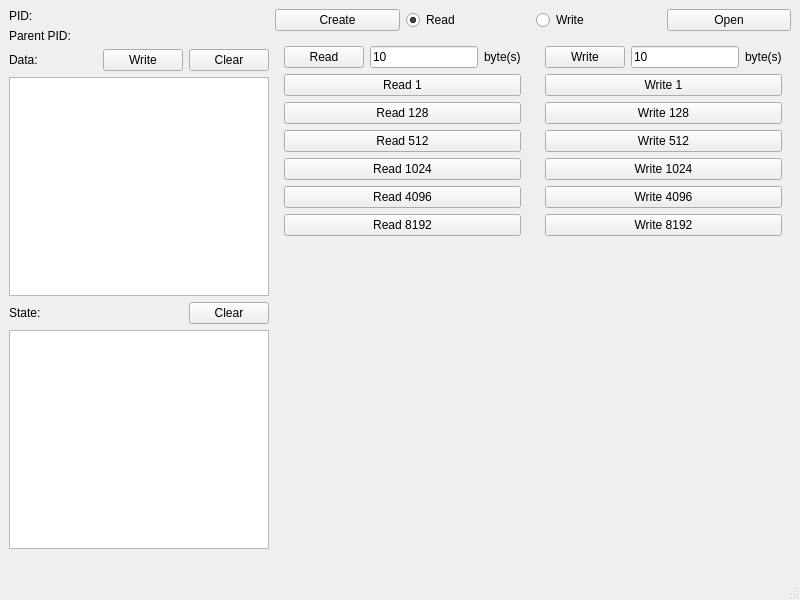
<?xml version="1.0" encoding="UTF-8"?>
<ui version="4.0">
 <class>MainWindow</class>
 <widget class="QMainWindow" name="MainWindow">
  <property name="geometry">
   <rect>
    <x>0</x>
    <y>0</y>
    <width>800</width>
    <height>600</height>
   </rect>
  </property>
  <property name="windowTitle">
   <string>namedPipe(FIFO)</string>
  </property>
  <widget class="QWidget" name="centralwidget">
   <layout class="QHBoxLayout" name="horizontalLayout_7">
    <item>
     <layout class="QVBoxLayout" name="verticalLayout_3">
      <item>
       <widget class="QLabel" name="PIDLabel">
        <property name="text">
         <string>PID: </string>
        </property>
       </widget>
      </item>
      <item>
       <widget class="QLabel" name="parentPIDLabel">
        <property name="text">
         <string>Parent PID: </string>
        </property>
       </widget>
      </item>
      <item>
       <layout class="QHBoxLayout" name="horizontalLayout_2">
        <item>
         <widget class="QLabel" name="label_2">
          <property name="text">
           <string>Data:</string>
          </property>
         </widget>
        </item>
        <item>
         <spacer name="horizontalSpacer">
          <property name="orientation">
           <enum>Qt::Horizontal</enum>
          </property>
          <property name="sizeHint" stdset="0">
           <size>
            <width>40</width>
            <height>20</height>
           </size>
          </property>
         </spacer>
        </item>
        <item>
         <widget class="QPushButton" name="writeButton">
          <property name="text">
           <string>Write</string>
          </property>
         </widget>
        </item>
        <item>
         <widget class="QPushButton" name="clearDataButton">
          <property name="text">
           <string>Clear</string>
          </property>
         </widget>
        </item>
       </layout>
      </item>
      <item>
       <widget class="QPlainTextEdit" name="dataEdit"/>
      </item>
      <item>
       <layout class="QHBoxLayout" name="horizontalLayout_3">
        <item>
         <widget class="QLabel" name="label_3">
          <property name="text">
           <string>State:</string>
          </property>
         </widget>
        </item>
        <item>
         <spacer name="horizontalSpacer_2">
          <property name="orientation">
           <enum>Qt::Horizontal</enum>
          </property>
          <property name="sizeHint" stdset="0">
           <size>
            <width>40</width>
            <height>20</height>
           </size>
          </property>
         </spacer>
        </item>
        <item>
         <widget class="QPushButton" name="clearStateButton">
          <property name="text">
           <string>Clear</string>
          </property>
         </widget>
        </item>
       </layout>
      </item>
      <item>
       <widget class="QPlainTextEdit" name="stateEdit">
        <property name="readOnly">
         <bool>true</bool>
        </property>
       </widget>
      </item>
      <item>
       <widget class="QLabel" name="runningLabel">
        <property name="text">
         <string/>
        </property>
       </widget>
      </item>
     </layout>
    </item>
    <item>
     <layout class="QVBoxLayout" name="verticalLayout_4">
      <item>
       <layout class="QHBoxLayout" name="horizontalLayout_6">
        <item>
         <widget class="QPushButton" name="createFIFOButton">
          <property name="text">
           <string>Create</string>
          </property>
         </widget>
        </item>
        <item>
         <widget class="QRadioButton" name="readModeButton">
          <property name="text">
           <string>Read</string>
          </property>
          <property name="checked">
           <bool>true</bool>
          </property>
         </widget>
        </item>
        <item>
         <widget class="QRadioButton" name="writeModeButton">
          <property name="text">
           <string>Write</string>
          </property>
         </widget>
        </item>
        <item>
         <widget class="QPushButton" name="openFIFOButton">
          <property name="text">
           <string>Open</string>
          </property>
         </widget>
        </item>
       </layout>
      </item>
      <item>
       <layout class="QHBoxLayout" name="horizontalLayout_5">
        <item>
         <widget class="QWidget" name="readWidget" native="true">
          <layout class="QVBoxLayout" name="verticalLayout">
           <item>
            <layout class="QHBoxLayout" name="horizontalLayout">
             <item>
              <widget class="QPushButton" name="readSomeButton">
               <property name="text">
                <string>Read</string>
               </property>
              </widget>
             </item>
             <item>
              <widget class="QLineEdit" name="readNumEdit">
               <property name="text">
                <string>10</string>
               </property>
              </widget>
             </item>
             <item>
              <widget class="QLabel" name="label">
               <property name="text">
                <string>byte(s)</string>
               </property>
              </widget>
             </item>
            </layout>
           </item>
           <item>
            <widget class="QPushButton" name="read1Button">
             <property name="text">
              <string>Read 1</string>
             </property>
            </widget>
           </item>
           <item>
            <widget class="QPushButton" name="read128Button">
             <property name="text">
              <string>Read 128</string>
             </property>
            </widget>
           </item>
           <item>
            <widget class="QPushButton" name="read512Button">
             <property name="text">
              <string>Read 512</string>
             </property>
            </widget>
           </item>
           <item>
            <widget class="QPushButton" name="read1024Button">
             <property name="text">
              <string>Read 1024</string>
             </property>
            </widget>
           </item>
           <item>
            <widget class="QPushButton" name="read4096Button">
             <property name="text">
              <string>Read 4096</string>
             </property>
            </widget>
           </item>
           <item>
            <widget class="QPushButton" name="read8192Button">
             <property name="text">
              <string>Read 8192</string>
             </property>
            </widget>
           </item>
          </layout>
         </widget>
        </item>
        <item>
         <widget class="QWidget" name="writeWidget" native="true">
          <layout class="QVBoxLayout" name="verticalLayout_2">
           <item>
            <layout class="QHBoxLayout" name="horizontalLayout_4">
             <item>
              <widget class="QPushButton" name="writeSomeButton">
               <property name="text">
                <string>Write</string>
               </property>
              </widget>
             </item>
             <item>
              <widget class="QLineEdit" name="writeNumEdit">
               <property name="text">
                <string>10</string>
               </property>
              </widget>
             </item>
             <item>
              <widget class="QLabel" name="label_4">
               <property name="text">
                <string>byte(s)</string>
               </property>
              </widget>
             </item>
            </layout>
           </item>
           <item>
            <widget class="QPushButton" name="write1Button">
             <property name="text">
              <string>Write 1</string>
             </property>
            </widget>
           </item>
           <item>
            <widget class="QPushButton" name="write128Button">
             <property name="text">
              <string>Write 128</string>
             </property>
            </widget>
           </item>
           <item>
            <widget class="QPushButton" name="write512Button">
             <property name="text">
              <string>Write 512</string>
             </property>
            </widget>
           </item>
           <item>
            <widget class="QPushButton" name="write1024Button">
             <property name="text">
              <string>Write 1024</string>
             </property>
            </widget>
           </item>
           <item>
            <widget class="QPushButton" name="write4096Button">
             <property name="text">
              <string>Write 4096</string>
             </property>
            </widget>
           </item>
           <item>
            <widget class="QPushButton" name="write8192Button">
             <property name="text">
              <string>Write 8192</string>
             </property>
            </widget>
           </item>
          </layout>
         </widget>
        </item>
       </layout>
      </item>
      <item>
       <spacer name="verticalSpacer">
        <property name="orientation">
         <enum>Qt::Vertical</enum>
        </property>
        <property name="sizeHint" stdset="0">
         <size>
          <width>20</width>
          <height>40</height>
         </size>
        </property>
       </spacer>
      </item>
     </layout>
    </item>
   </layout>
  </widget>
  <widget class="QMenuBar" name="menubar">
   <property name="geometry">
    <rect>
     <x>0</x>
     <y>0</y>
     <width>800</width>
     <height>23</height>
    </rect>
   </property>
  </widget>
  <widget class="QStatusBar" name="statusbar"/>
 </widget>
 <resources/>
 <connections/>
</ui>
